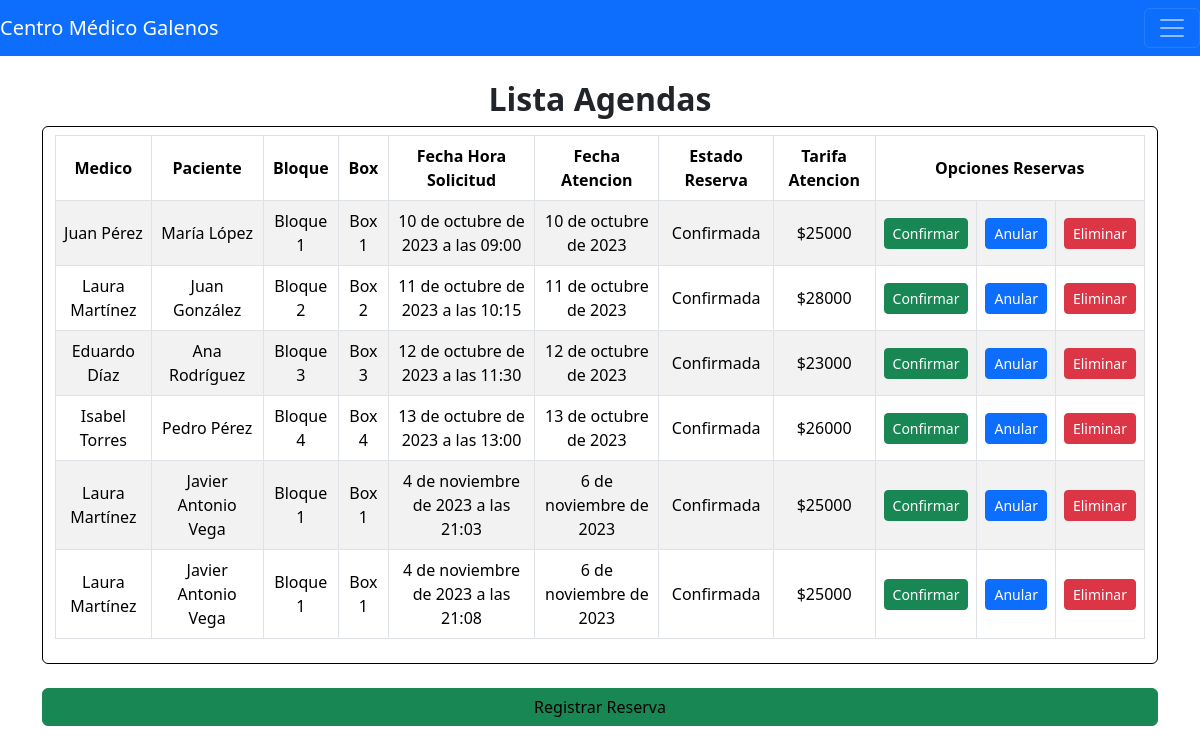
/Reservar, run on an earlier commit of the app's database.
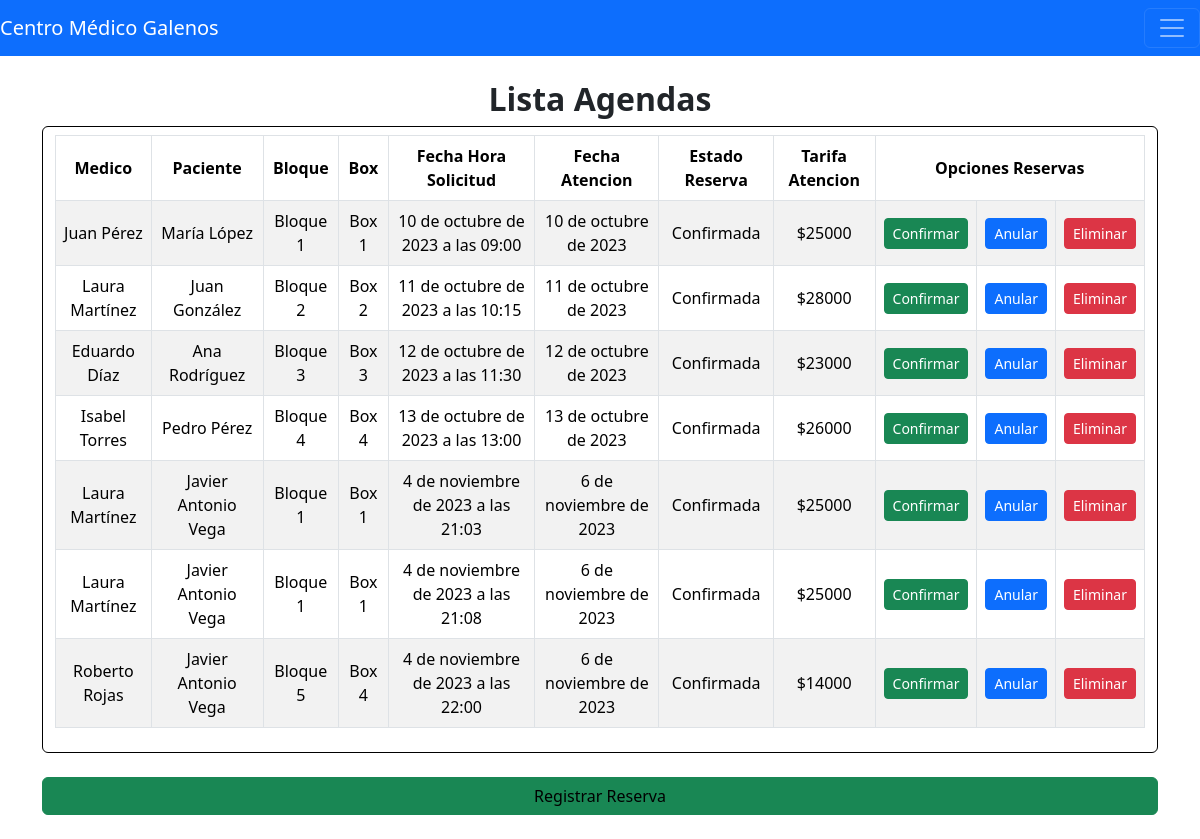
And on a later commit of the database.
### app/models.py (models this page shows, shortened)
class Agenda(models.Model):
    RutProfesional = models.ForeignKey(Profesional, on_delete=models.PROTECT, null=False)
    RutPaciente = models.ForeignKey(Paciente, on_delete=models.PROTECT, null=False)
    IdBloque = models.ForeignKey(Bloque, on_delete=models.PROTECT, null=False)
    IdBox = models.ForeignKey(Box, on_delete=models.PROTECT, null=False)
    FechaHoraSolicitud = models.DateTimeField(null=False)
    FechaAtencion = models.DateField(null=False)
    Estado = models.CharField(max_length=50, null=False)
    Tarifa = models.CharField(max_length=50, null=False)

class Profesional(models.Model):
    RutProfesional = models.CharField(max_length=50, null=False)
    IdCiudad = models.ForeignKey(Ciudad, on_delete=models.PROTECT, null=False)
    IdEspecialidad = models.ForeignKey(Especialidad, on_delete=models.PROTECT, null=False)
    IdUsuario = models.ForeignKey(Usuario, on_delete=models.PROTECT, null=True)
    Nombres = models.CharField(max_length=80, null=False)
    ApellidoP = models.CharField(max_length=30, null=False)
    ApellidoM = models.CharField(max_length=30, null=False)
    Direccion = models.CharField(max_length=30, null=True)
    Telefono = models.CharField(max_length=30, null=False)
    Email = models.CharField(max_length=50, null=False)
    Tarifa = models.CharField(max_length=30, null=False)
    Estado = models.CharField(max_length=50, null=False)
    FechaRegistro = models.DateField(null=False)

class Paciente(models.Model):
    RutPaciente = models.CharField(max_length=50, null=False)
    IdUsuario = models.ForeignKey(Usuario, on_delete=models.PROTECT, null=True)
    IdCiudad = models.ForeignKey(Ciudad, on_delete=models.PROTECT, null=False)
    IdPrevision = models.ForeignKey(Prevision, on_delete=models.PROTECT, null=False)
    Nombres = models.CharField(max_length=80, null=False)
    NombreSocial = models.CharField(max_length=50, null=False)
    ApellidoP = models.CharField(max_length=30, null=False)
    ApellidoM = models.CharField(max_length=30, null=False)
    OrdenApellido = models.BooleanField(null=False)
    FechaNac = models.DateField(null=False)
    Email = models.CharField(max_length=50, null=False)
    Telefono = models.CharField(max_length=20, null=False)
    Direccion = models.CharField(max_length=50, null=True)

class Bloque(models.Model):
    Descripcion = models.CharField(max_length=50, null=False)
    Estado = models.CharField(max_length=50, null=False)
    HoraInicio = models.CharField(max_length=50, null=False)
    HoraFin = models.CharField(max_length=50, null=False)
    def __str__(self):
        return str(self.Descripcion)

class Box(models.Model):
    Descripcion = models.CharField(max_length=50, null=False)
    ValorMensual = models.CharField(max_length=50, null=False)
    FechaRegistro = models.DateField(null=False)
    def __str__(self):
        return str(self.Descripcion)

### app/views.py (the view)
# urls.py: path('Reservar', reservar, name = "Reservar"),
def reservar(request):
    agenda = Agenda.objects.all()
    return render(request, 'app/Reservar.html', {"Agendas": agenda})

### app/templates/app/Reservar.html (shortened to what this page needs)
{% extends 'app/Index.html' %}
{% block contenido %}
<div style="margin: 0;" class="row justify-content-center">
    <h2 style="text-align: center;"><strong>Lista Agendas</strong></h2>
    <div class="card" style="border-color: black;">
        <div class="table-responsive py-2">
            <table class="table table-striped table-bordered">
                <thead>
                    <tr>
                        <th>Medico</th>
                        <th>Paciente</th>
                        <th>Bloque</th>
                        <th>Box</th>
                        <th>Fecha Hora Solicitud</th>
                        <th>Fecha Atencion</th>
                        <th>Estado Reserva</th>
                        <th>Tarifa Atencion</th>
                        <th colspan="3">Opciones Reservas</th>
                    </tr>
                </thead>
                <tbody>
                    {% for a in Agendas %}
                    <tr>
                        <td>{{a.RutProfesional.Nombres}} {{a.RutProfesional.ApellidoP}}</td>
                        <td>{{a.RutPaciente.Nombres}} {{a.RutPaciente.ApellidoP}}</td>
                        <td>{{a.IdBloque}}</td>
                        <td>{{a.IdBox}}</td>
                        <td>{{a.FechaHoraSolicitud}}</td>
                        <td>{{a.FechaAtencion}}</td>
                        <td>{{a.Estado}}</td>
                        <td>${{a.Tarifa}}</td>
                        <td><a href="confirmarReserva/{{a.id}}" onclick="confirmarReserva({{a.id}})" class="btn btn-success btn-sm text-white">Confirmar</a></td>
                        <td><a href="anularReserva/{{a.id}}" class="btn btn-primary btn-sm text-white">Anular</a></td>
                        <td><a href="#" onclick="eliminarReserva({{a.id}})" class="btn btn-danger btn-sm text-white">Eliminar</a></td>
                    </tr>
                    {% endfor %}
                </tbody>
            </table>
        </div>
    </div>
</div>
<br>
<div class="d-grid gap-2">
    <a href="RegistrarReserva" class="btn btn-success text-black">Registrar Reserva</a>
</div>
{% endblock %}

What changed in the data, as far as the page shows it:
added Agenda: RutProfesional.Nombres "Roberto", RutProfesional.ApellidoP "Rojas", RutPaciente.Nombres "Javier Antonio", RutPaciente.ApellidoP "Vega", IdBloque "Bloque 5", IdBox "Box 4", FechaHoraSolicitud "4 de noviembre de 2023 a las 22:00", FechaAtencion "6 de noviembre de 2023", Estado "Confirmada", Tarifa "14000"
